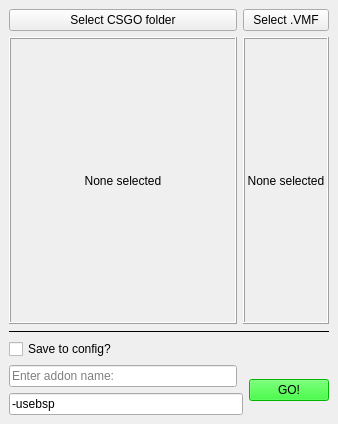
<?xml version="1.0" encoding="UTF-8"?>
<ui version="4.0">
 <class>MainWindow</class>
 <widget class="QMainWindow" name="MainWindow">
  <property name="geometry">
   <rect>
    <x>0</x>
    <y>0</y>
    <width>338</width>
    <height>424</height>
   </rect>
  </property>
  <property name="windowTitle">
   <string>MainWindow</string>
  </property>
  <widget class="QWidget" name="centralwidget">
   <layout class="QGridLayout" name="gridLayout">
    <item row="6" column="1">
     <widget class="QLineEdit" name="addon_edit">
      <property name="placeholderText">
       <string>Enter addon name:</string>
      </property>
     </widget>
    </item>
    <item row="0" column="1">
     <layout class="QVBoxLayout" name="verticalLayout">
      <property name="sizeConstraint">
       <enum>QLayout::SetMaximumSize</enum>
      </property>
      <item>
       <widget class="QPushButton" name="csgo_button">
        <property name="sizePolicy">
         <sizepolicy hsizetype="Preferred" vsizetype="Maximum">
          <horstretch>0</horstretch>
          <verstretch>0</verstretch>
         </sizepolicy>
        </property>
        <property name="toolTip">
         <string extracomment="Either &quot;Counter-Strike Global Offensive&quot; folder or &quot;/csgo/&quot; works."/>
        </property>
        <property name="text">
         <string>Select CSGO folder</string>
        </property>
       </widget>
      </item>
      <item>
       <widget class="QLabel" name="csgo_label">
        <property name="sizePolicy">
         <sizepolicy hsizetype="Preferred" vsizetype="MinimumExpanding">
          <horstretch>0</horstretch>
          <verstretch>0</verstretch>
         </sizepolicy>
        </property>
        <property name="frameShape">
         <enum>QFrame::Box</enum>
        </property>
        <property name="frameShadow">
         <enum>QFrame::Raised</enum>
        </property>
        <property name="text">
         <string>None selected</string>
        </property>
        <property name="alignment">
         <set>Qt::AlignCenter</set>
        </property>
        <property name="wordWrap">
         <bool>true</bool>
        </property>
       </widget>
      </item>
     </layout>
    </item>
    <item row="7" column="1" colspan="2">
     <widget class="QLineEdit" name="launch_options_edit">
      <property name="text">
       <string>-usebsp</string>
      </property>
      <property name="placeholderText">
       <string>Enter launch options:</string>
      </property>
     </widget>
    </item>
    <item row="0" column="2" colspan="2">
     <layout class="QVBoxLayout" name="verticalLayout_2">
      <property name="sizeConstraint">
       <enum>QLayout::SetMaximumSize</enum>
      </property>
      <item>
       <widget class="QPushButton" name="vmf_button">
        <property name="sizePolicy">
         <sizepolicy hsizetype="Preferred" vsizetype="Maximum">
          <horstretch>0</horstretch>
          <verstretch>0</verstretch>
         </sizepolicy>
        </property>
        <property name="toolTip">
         <string extracomment="Doesn't need to be in a &quot;maps&quot; folder, one will be created then deleted afterwards if necessary."/>
        </property>
        <property name="text">
         <string>Select .VMF</string>
        </property>
       </widget>
      </item>
      <item>
       <widget class="QLabel" name="vmf_label">
        <property name="sizePolicy">
         <sizepolicy hsizetype="Preferred" vsizetype="MinimumExpanding">
          <horstretch>0</horstretch>
          <verstretch>0</verstretch>
         </sizepolicy>
        </property>
        <property name="frameShape">
         <enum>QFrame::Box</enum>
        </property>
        <property name="frameShadow">
         <enum>QFrame::Raised</enum>
        </property>
        <property name="text">
         <string>None selected</string>
        </property>
        <property name="alignment">
         <set>Qt::AlignCenter</set>
        </property>
        <property name="wordWrap">
         <bool>true</bool>
        </property>
       </widget>
      </item>
     </layout>
    </item>
    <item row="4" column="1" colspan="3">
     <widget class="Line" name="line">
      <property name="frameShadow">
       <enum>QFrame::Plain</enum>
      </property>
      <property name="orientation">
       <enum>Qt::Horizontal</enum>
      </property>
     </widget>
    </item>
    <item row="6" column="3" rowspan="2">
     <widget class="QPushButton" name="go_button">
      <property name="sizePolicy">
       <sizepolicy hsizetype="Maximum" vsizetype="Fixed">
        <horstretch>0</horstretch>
        <verstretch>0</verstretch>
       </sizepolicy>
      </property>
      <property name="autoFillBackground">
       <bool>false</bool>
      </property>
      <property name="styleSheet">
       <string notr="true">background-color:rgb(0, 255, 0)</string>
      </property>
      <property name="text">
       <string>GO!</string>
      </property>
     </widget>
    </item>
    <item row="5" column="1" colspan="3">
     <widget class="QCheckBox" name="config_checkbox">
      <property name="text">
       <string>Save to config?</string>
      </property>
     </widget>
    </item>
   </layout>
  </widget>
 </widget>
 <resources/>
 <connections/>
</ui>
